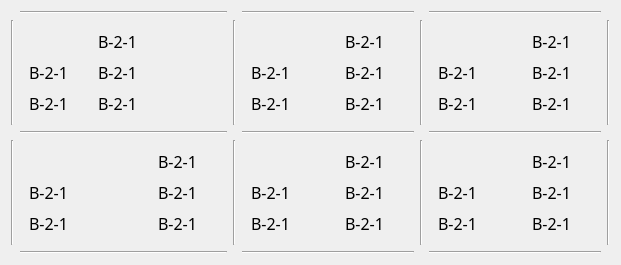
   <widget class="QWidget" name="gridWidget_2" native="true">
    <property name="geometry">
     <rect>
      <x>650</x>
      <y>650</y>
      <width>621</width>
      <height>231</height>
     </rect>
    </property>
    <layout class="QGridLayout" name="gridLayout_3">
     <item row="1" column="5">
      <widget class="QWidget" name="gridWidget_7" native="true">
       <layout class="QGridLayout" name="gridLayout_9">
        <item row="1" column="1">
         <widget class="QLabel" name="label1_31">
          <property name="minimumSize">
           <size>
            <width>60</width>
            <height>25</height>
           </size>
          </property>
          <property name="maximumSize">
           <size>
            <width>60</width>
            <height>25</height>
           </size>
          </property>
          <property name="font">
           <font>
            <family>黑体</family>
            <pointsize>12</pointsize>
           </font>
          </property>
          <property name="text">
           <string>B-2-1</string>
          </property>
         </widget>
        </item>
        <item row="1" column="0">
         <widget class="QLabel" name="label1_30">
          <property name="minimumSize">
           <size>
            <width>40</width>
            <height>25</height>
           </size>
          </property>
          <property name="maximumSize">
           <size>
            <width>35</width>
            <height>25</height>
           </size>
          </property>
          <property name="font">
           <font>
            <family>黑体</family>
            <pointsize>12</pointsize>
           </font>
          </property>
          <property name="text">
           <string>B-2-1</string>
          </property>
         </widget>
        </item>
        <item row="2" column="0">
         <widget class="QLabel" name="label1_33">
          <property name="minimumSize">
           <size>
            <width>40</width>
            <height>25</height>
           </size>
          </property>
          <property name="maximumSize">
           <size>
            <width>40</width>
            <height>25</height>
           </size>
          </property>
          <property name="font">
           <font>
            <family>黑体</family>
            <pointsize>12</pointsize>
           </font>
          </property>
          <property name="text">
           <string>B-2-1</string>
          </property>
         </widget>
        </item>
        <item row="0" column="1">
         <widget class="QLabel" name="label1_32">
          <property name="minimumSize">
           <size>
            <width>60</width>
            <height>25</height>
           </size>
          </property>
          <property name="maximumSize">
           <size>
            <width>60</width>
            <height>25</height>
           </size>
          </property>
          <property name="font">
           <font>
            <family>黑体</family>
            <pointsize>12</pointsize>
           </font>
          </property>
          <property name="text">
           <string>B-2-1</string>
          </property>
         </widget>
        </item>
        <item row="2" column="1">
         <widget class="QLabel" name="label1_34">
          <property name="minimumSize">
           <size>
            <width>60</width>
            <height>25</height>
           </size>
          </property>
          <property name="maximumSize">
           <size>
            <width>60</width>
            <height>25</height>
           </size>
          </property>
          <property name="font">
           <font>
            <family>黑体</family>
            <pointsize>12</pointsize>
           </font>
          </property>
          <property name="text">
           <string>B-2-1</string>
          </property>
         </widget>
        </item>
        <item row="0" column="0">
         <layout class="QHBoxLayout" name="horizontalLayout_31">
          <item>
           <spacer name="horizontalSpacer_24">
            <property name="orientation">
             <enum>Qt::Horizontal</enum>
            </property>
            <property name="sizeHint" stdset="0">
             <size>
              <width>40</width>
              <height>20</height>
             </size>
            </property>
           </spacer>
          </item>
          <item>
           <widget class="QLabel" name="label_5">
            <property name="minimumSize">
             <size>
              <width>23</width>
              <height>23</height>
             </size>
            </property>
            <property name="maximumSize">
             <size>
              <width>23</width>
              <height>23</height>
             </size>
            </property>
            <property name="styleSheet">
             <string notr="true">border-image: url(:/img/false.png);</string>
            </property>
            <property name="text">
             <string/>
            </property>
           </widget>
          </item>
         </layout>
        </item>
       </layout>
      </widget>
     </item>
     <item row="1" column="3">
      <widget class="QWidget" name="gridWidget_8" native="true">
       <layout class="QGridLayout" name="gridLayout_10">
        <item row="1" column="0">
         <widget class="QLabel" name="label1_35">
          <property name="minimumSize">
           <size>
            <width>40</width>
            <height>25</height>
           </size>
          </property>
          <property name="maximumSize">
           <size>
            <width>35</width>
            <height>25</height>
           </size>
          </property>
          <property name="font">
           <font>
            <family>黑体</family>
            <pointsize>12</pointsize>
           </font>
          </property>
          <property name="text">
           <string>B-2-1</string>
          </property>
         </widget>
        </item>
        <item row="1" column="1">
         <widget class="QLabel" name="label1_36">
          <property name="minimumSize">
           <size>
            <width>60</width>
            <height>25</height>
           </size>
          </property>
          <property name="maximumSize">
           <size>
            <width>60</width>
            <height>25</height>
           </size>
          </property>
          <property name="font">
           <font>
            <family>黑体</family>
            <pointsize>12</pointsize>
           </font>
          </property>
          <property name="text">
           <string>B-2-1</string>
          </property>
         </widget>
        </item>
        <item row="0" column="1">
         <widget class="QLabel" name="label1_37">
          <property name="minimumSize">
           <size>
            <width>60</width>
            <height>25</height>
           </size>
          </property>
          <property name="maximumSize">
           <size>
            <width>60</width>
            <height>25</height>
           </size>
          </property>
          <property name="font">
           <font>
            <family>黑体</family>
            <pointsize>12</pointsize>
           </font>
          </property>
          <property name="text">
           <string>B-2-1</string>
          </property>
         </widget>
        </item>
        <item row="2" column="0">
         <widget class="QLabel" name="label1_39">
          <property name="minimumSize">
           <size>
            <width>40</width>
            <height>25</height>
           </size>
          </property>
          <property name="maximumSize">
           <size>
            <width>40</width>
            <height>25</height>
           </size>
          </property>
          <property name="font">
           <font>
            <family>黑体</family>
            <pointsize>12</pointsize>
           </font>
          </property>
          <property name="text">
           <string>B-2-1</string>
          </property>
         </widget>
        </item>
        <item row="2" column="1">
         <widget class="QLabel" name="label1_40">
          <property name="minimumSize">
           <size>
            <width>60</width>
            <height>25</height>
           </size>
          </property>
          <property name="maximumSize">
           <size>
            <width>60</width>
            <height>25</height>
           </size>
          </property>
          <property name="font">
           <font>
            <family>黑体</family>
            <pointsize>12</pointsize>
           </font>
          </property>
          <property name="text">
           <string>B-2-1</string>
          </property>
         </widget>
        </item>
        <item row="0" column="0">
         <layout class="QHBoxLayout" name="horizontalLayout_32">
          <item>
           <spacer name="horizontalSpacer_25">
            <property name="orientation">
             <enum>Qt::Horizontal</enum>
            </property>
            <property name="sizeHint" stdset="0">
             <size>
              <width>40</width>
              <height>20</height>
             </size>
            </property>
           </spacer>
          </item>
          <item>
           <widget class="QLabel" name="label_4">
            <property name="minimumSize">
             <size>
              <width>23</width>
              <height>23</height>
             </size>
            </property>
            <property name="maximumSize">
             <size>
              <width>23</width>
              <height>23</height>
             </size>
            </property>
            <property name="styleSheet">
             <string notr="true">border-image: url(:/img/false.png);</string>
            </property>
            <property name="text">
             <string/>
            </property>
           </widget>
          </item>
         </layout>
        </item>
       </layout>
      </widget>
     </item>
     <item row="3" column="1">
      <widget class="QWidget" name="gridWidget_12" native="true">
       <layout class="QGridLayout" name="gridLayout_14">
        <item row="1" column="0">
         <widget class="QLabel" name="label1_61">
          <property name="minimumSize">
           <size>
            <width>40</width>
            <height>25</height>
           </size>
          </property>
          <property name="maximumSize">
           <size>
            <width>35</width>
            <height>25</height>
           </size>
          </property>
          <property name="font">
           <font>
            <family>黑体</family>
            <pointsize>12</pointsize>
           </font>
          </property>
          <property name="text">
           <string>B-2-1</string>
          </property>
         </widget>
        </item>
        <item row="1" column="1">
         <widget class="QLabel" name="label1_62">
          <property name="minimumSize">
           <size>
            <width>60</width>
            <height>25</height>
           </size>
          </property>
          <property name="maximumSize">
           <size>
            <width>60</width>
            <height>25</height>
           </size>
          </property>
          <property name="font">
           <font>
            <family>黑体</family>
            <pointsize>12</pointsize>
           </font>
          </property>
          <property name="text">
           <string>B-2-1</string>
          </property>
         </widget>
        </item>
        <item row="0" column="1">
         <widget class="QLabel" name="label1_63">
          <property name="minimumSize">
           <size>
            <width>60</width>
            <height>25</height>
           </size>
          </property>
          <property name="maximumSize">
           <size>
            <width>60</width>
            <height>25</height>
           </size>
          </property>
          <property name="font">
           <font>
            <family>黑体</family>
            <pointsize>12</pointsize>
           </font>
          </property>
          <property name="text">
           <string>B-2-1</string>
          </property>
         </widget>
        </item>
        <item row="2" column="0">
         <widget class="QLabel" name="label1_64">
          <property name="minimumSize">
           <size>
            <width>40</width>
            <height>25</height>
           </size>
          </property>
          <property name="maximumSize">
           <size>
            <width>40</width>
            <height>25</height>
           </size>
          </property>
          <property name="font">
           <font>
            <family>黑体</family>
            <pointsize>12</pointsize>
           </font>
          </property>
          <property name="text">
           <string>B-2-1</string>
          </property>
         </widget>
        </item>
        <item row="2" column="1">
         <widget class="QLabel" name="label1_65">
          <property name="minimumSize">
           <size>
            <width>60</width>
            <height>25</height>
           </size>
          </property>
          <property name="maximumSize">
           <size>
            <width>60</width>
            <height>25</height>
           </size>
          </property>
          <property name="font">
           <font>
            <family>黑体</family>
            <pointsize>12</pointsize>
           </font>
          </property>
          <property name="text">
           <string>B-2-1</string>
          </property>
         </widget>
        </item>
        <item row="0" column="0">
         <layout class="QHBoxLayout" name="horizontalLayout_37">
          <item>
           <spacer name="horizontalSpacer_33">
            <property name="orientation">
             <enum>Qt::Horizontal</enum>
            </property>
            <property name="sizeHint" stdset="0">
             <size>
              <width>40</width>
              <height>20</height>
             </size>
            </property>
           </spacer>
          </item>
          <item>
           <widget class="QLabel" name="label_16">
            <property name="minimumSize">
             <size>
              <width>23</width>
              <height>23</height>
             </size>
            </property>
            <property name="maximumSize">
             <size>
              <width>23</width>
              <height>23</height>
             </size>
            </property>
            <property name="styleSheet">
             <string notr="true">border-image: url(:/img/false.png);</string>
            </property>
            <property name="text">
             <string/>
            </property>
           </widget>
          </item>
         </layout>
        </item>
       </layout>
      </widget>
     </item>
     <item row="1" column="1">
      <widget class="QWidget" name="gridWidget_11" native="true">
       <layout class="QGridLayout" name="gridLayout_13">
        <item row="1" column="0">
         <widget class="QLabel" name="label1_56">
          <property name="minimumSize">
           <size>
            <width>40</width>
            <height>25</height>
           </size>
          </property>
          <property name="maximumSize">
           <size>
            <width>35</width>
            <height>25</height>
           </size>
          </property>
          <property name="font">
           <font>
            <family>黑体</family>
            <pointsize>12</pointsize>
           </font>
          </property>
          <property name="text">
           <string>B-2-1</string>
          </property>
         </widget>
        </item>
        <item row="1" column="1">
         <widget class="QLabel" name="label1_57">
          <property name="minimumSize">
           <size>
            <width>120</width>
            <height>25</height>
           </size>
          </property>
          <property name="maximumSize">
           <size>
            <width>60</width>
            <height>25</height>
           </size>
          </property>
          <property name="font">
           <font>
            <family>黑体</family>
            <pointsize>12</pointsize>
           </font>
          </property>
          <property name="text">
           <string>B-2-1</string>
          </property>
         </widget>
        </item>
        <item row="0" column="1">
         <widget class="QLabel" name="label1_58">
          <property name="minimumSize">
           <size>
            <width>120</width>
            <height>25</height>
           </size>
          </property>
          <property name="maximumSize">
           <size>
            <width>60</width>
            <height>25</height>
           </size>
          </property>
          <property name="font">
           <font>
            <family>黑体</family>
            <pointsize>12</pointsize>
           </font>
          </property>
          <property name="text">
           <string>B-2-1</string>
          </property>
         </widget>
        </item>
        <item row="2" column="0">
         <widget class="QLabel" name="label1_59">
          <property name="minimumSize">
           <size>
            <width>40</width>
            <height>25</height>
           </size>
          </property>
          <property name="maximumSize">
           <size>
            <width>40</width>
            <height>25</height>
           </size>
          </property>
          <property name="font">
           <font>
            <family>黑体</family>
            <pointsize>12</pointsize>
           </font>
          </property>
          <property name="text">
           <string>B-2-1</string>
          </property>
         </widget>
        </item>
        <item row="2" column="1">
         <widget class="QLabel" name="label1_60">
          <property name="minimumSize">
           <size>
            <width>120</width>
            <height>25</height>
           </size>
          </property>
          <property name="maximumSize">
           <size>
            <width>60</width>
            <height>25</height>
           </size>
          </property>
          <property name="font">
           <font>
            <family>黑体</family>
            <pointsize>12</pointsize>
           </font>
          </property>
          <property name="text">
           <string>B-2-1</string>
          </property>
         </widget>
        </item>
        <item row="0" column="0">
         <layout class="QHBoxLayout" name="horizontalLayout_36">
          <item>
           <spacer name="horizontalSpacer_32">
            <property name="orientation">
             <enum>Qt::Horizontal</enum>
            </property>
            <property name="sizeHint" stdset="0">
             <size>
              <width>40</width>
              <height>20</height>
             </size>
            </property>
           </spacer>
          </item>
          <item>
           <widget class="QLabel" name="label_3">
            <property name="minimumSize">
             <size>
              <width>23</width>
              <height>23</height>
             </size>
            </property>
            <property name="maximumSize">
             <size>
              <width>23</width>
              <height>23</height>
             </size>
            </property>
            <property name="styleSheet">
             <string notr="true">border-image: url(:/img/false.png);</string>
            </property>
            <property name="text">
             <string/>
            </property>
           </widget>
          </item>
         </layout>
        </item>
       </layout>
      </widget>
     </item>
     <item row="3" column="3">
      <widget class="QWidget" name="gridWidget_9" native="true">
       <layout class="QGridLayout" name="gridLayout_11">
        <item row="1" column="0">
         <widget class="QLabel" name="label1_41">
          <property name="minimumSize">
           <size>
            <width>40</width>
            <height>25</height>
           </size>
          </property>
          <property name="maximumSize">
           <size>
            <width>35</width>
            <height>25</height>
           </size>
          </property>
          <property name="font">
           <font>
            <family>黑体</family>
            <pointsize>12</pointsize>
           </font>
          </property>
          <property name="text">
           <string>B-2-1</string>
          </property>
         </widget>
        </item>
        <item row="1" column="1">
         <widget class="QLabel" name="label1_42">
          <property name="minimumSize">
           <size>
            <width>60</width>
            <height>25</height>
           </size>
          </property>
          <property name="maximumSize">
           <size>
            <width>60</width>
            <height>25</height>
           </size>
          </property>
          <property name="font">
           <font>
            <family>黑体</family>
            <pointsize>12</pointsize>
           </font>
          </property>
          <property name="text">
           <string>B-2-1</string>
          </property>
         </widget>
        </item>
        <item row="0" column="1">
         <widget class="QLabel" name="label1_43">
          <property name="minimumSize">
           <size>
            <width>60</width>
            <height>25</height>
           </size>
          </property>
          <property name="maximumSize">
           <size>
            <width>60</width>
            <height>25</height>
           </size>
          </property>
          <property name="font">
           <font>
            <family>黑体</family>
            <pointsize>12</pointsize>
           </font>
          </property>
          <property name="text">
           <string>B-2-1</string>
          </property>
         </widget>
        </item>
        <item row="2" column="0">
         <widget class="QLabel" name="label1_44">
          <property name="minimumSize">
           <size>
            <width>40</width>
            <height>25</height>
           </size>
          </property>
          <property name="maximumSize">
           <size>
            <width>40</width>
            <height>25</height>
           </size>
          </property>
          <property name="font">
           <font>
            <family>黑体</family>
            <pointsize>12</pointsize>
           </font>
          </property>
          <property name="text">
           <string>B-2-1</string>
          </property>
         </widget>
        </item>
        <item row="2" column="1">
         <widget class="QLabel" name="label1_45">
          <property name="minimumSize">
           <size>
            <width>60</width>
            <height>25</height>
           </size>
          </property>
          <property name="maximumSize">
           <size>
            <width>60</width>
            <height>25</height>
           </size>
          </property>
          <property name="font">
           <font>
            <family>黑体</family>
            <pointsize>12</pointsize>
           </font>
          </property>
          <property name="text">
           <string>B-2-1</string>
          </property>
         </widget>
        </item>
        <item row="0" column="0">
         <layout class="QHBoxLayout" name="horizontalLayout_33">
          <item>
           <spacer name="horizontalSpacer_26">
            <property name="orientation">
             <enum>Qt::Horizontal</enum>
            </property>
            <property name="sizeHint" stdset="0">
             <size>
              <width>40</width>
              <height>20</height>
             </size>
            </property>
           </spacer>
          </item>
          <item>
           <widget class="QLabel" name="label_6">
            <property name="minimumSize">
             <size>
              <width>23</width>
              <height>23</height>
             </size>
            </property>
            <property name="maximumSize">
             <size>
              <width>23</width>
              <height>23</height>
             </size>
            </property>
            <property name="styleSheet">
             <string notr="true">border-image: url(:/img/false.png);</string>
            </property>
            <property name="text">
             <string/>
            </property>
           </widget>
          </item>
         </layout>
        </item>
       </layout>
      </widget>
     </item>
     <item row="3" column="5">
      <widget class="QWidget" name="gridWidget_7" native="true">
       <layout class="QGridLayout" name="gridLayout_8">
        <item row="1" column="0">
         <widget class="QLabel" name="label1_51">
          <property name="minimumSize">
           <size>
            <width>40</width>
            <height>25</height>
           </size>
          </property>
          <property name="maximumSize">
           <size>
            <width>35</width>
            <height>25</height>
           </size>
          </property>
          <property name="font">
           <font>
            <family>黑体</family>
            <pointsize>12</pointsize>
           </font>
          </property>
          <property name="text">
           <string>B-2-1</string>
          </property>
         </widget>
        </item>
        <item row="1" column="1">
         <widget class="QLabel" name="label1_52">
          <property name="minimumSize">
           <size>
            <width>60</width>
            <height>25</height>
           </size>
          </property>
          <property name="maximumSize">
           <size>
            <width>60</width>
            <height>25</height>
           </size>
          </property>
          <property name="font">
           <font>
            <family>黑体</family>
            <pointsize>12</pointsize>
           </font>
          </property>
          <property name="text">
           <string>B-2-1</string>
          </property>
         </widget>
        </item>
        <item row="0" column="1">
         <widget class="QLabel" name="label1_53">
          <property name="minimumSize">
           <size>
            <width>60</width>
            <height>25</height>
           </size>
          </property>
          <property name="maximumSize">
           <size>
            <width>60</width>
            <height>25</height>
           </size>
          </property>
          <property name="font">
           <font>
            <family>黑体</family>
            <pointsize>12</pointsize>
           </font>
          </property>
          <property name="text">
           <string>B-2-1</string>
          </property>
         </widget>
        </item>
        <item row="2" column="0">
         <widget class="QLabel" name="label1_54">
          <property name="minimumSize">
           <size>
            <width>40</width>
            <height>25</height>
           </size>
          </property>
          <property name="maximumSize">
           <size>
            <width>40</width>
            <height>25</height>
           </size>
          </property>
          <property name="font">
           <font>
            <family>黑体</family>
            <pointsize>12</pointsize>
           </font>
          </property>
          <property name="text">
           <string>B-2-1</string>
          </property>
         </widget>
        </item>
        <item row="2" column="1">
         <widget class="QLabel" name="label1_55">
          <property name="minimumSize">
           <size>
            <width>60</width>
            <height>25</height>
           </size>
          </property>
          <property name="maximumSize">
           <size>
            <width>60</width>
            <height>25</height>
           </size>
          </property>
          <property name="font">
           <font>
            <family>黑体</family>
            <pointsize>12</pointsize>
           </font>
          </property>
          <property name="text">
           <string>B-2-1</string>
          </property>
         </widget>
        </item>
        <item row="0" column="0">
         <layout class="QHBoxLayout" name="horizontalLayout_35">
          <item>
           <spacer name="horizontalSpacer_28">
            <property name="orientation">
             <enum>Qt::Horizontal</enum>
            </property>
            <property name="sizeHint" stdset="0">
             <size>
              <width>40</width>
              <height>20</height>
             </size>
            </property>
           </spacer>
          </item>
          <item>
           <widget class="QLabel" name="label_20">
            <property name="minimumSize">
             <size>
              <width>23</width>
              <height>23</height>
             </size>
            </property>
            <property name="maximumSize">
             <size>
              <width>23</width>
              <height>23</height>
             </size>
            </property>
            <property name="styleSheet">
             <string notr="true">border-image: url(:/img/false.png);</string>
            </property>
            <property name="text">
             <string/>
            </property>
           </widget>
          </item>
         </layout>
        </item>
       </layout>
      </widget>
     </item>
     <item row="1" column="6">
      <widget class="Line" name="line_31">
       <property name="orientation">
        <enum>Qt::Vertical</enum>
       </property>
      </widget>
     </item>
     <item row="0" column="3">
      <widget class="Line" name="line_32">
       <property name="orientation">
        <enum>Qt::Horizontal</enum>
       </property>
      </widget>
     </item>
     <item row="1" column="2">
      <widget class="Line" name="line_34">
       <property name="orientation">
        <enum>Qt::Vertical</enum>
       </property>
      </widget>
     </item>
     <item row="2" column="3">
      <widget class="Line" name="line_33">
       <property name="orientation">
        <enum>Qt::Horizontal</enum>
       </property>
      </widget>
     </item>
     <item row="4" column="3">
      <widget class="Line" name="line_35">
       <property name="orientation">
        <enum>Qt::Horizontal</enum>
       </property>
      </widget>
     </item>
     <item row="0" column="5">
      <widget class="Line" name="line_28">
       <property name="orientation">
        <enum>Qt::Horizontal</enum>
       </property>
      </widget>
     </item>
     <item row="4" column="5">
      <widget class="Line" name="line_36">
       <property name="orientation">
        <enum>Qt::Horizontal</enum>
       </property>
      </widget>
     </item>
     <item row="1" column="4">
      <widget class="Line" name="line_30">
       <property name="orientation">
        <enum>Qt::Vertical</enum>
       </property>
      </widget>
     </item>
     <item row="3" column="4">
      <widget class="Line" name="line_37">
       <property name="orientation">
        <enum>Qt::Vertical</enum>
       </property>
      </widget>
     </item>
     <item row="3" column="6">
      <widget class="Line" name="line_38">
       <property name="orientation">
        <enum>Qt::Vertical</enum>
       </property>
      </widget>
     </item>
     <item row="2" column="5">
      <widget class="Line" name="line_29">
       <property name="orientation">
        <enum>Qt::Horizontal</enum>
       </property>
      </widget>
     </item>
     <item row="1" column="0">
      <widget class="Line" name="line_39">
       <property name="orientation">
        <enum>Qt::Vertical</enum>
       </property>
      </widget>
     </item>
     <item row="3" column="0">
      <widget class="Line" name="line_40">
       <property name="orientation">
        <enum>Qt::Vertical</enum>
       </property>
      </widget>
     </item>
     <item row="4" column="1">
      <widget class="Line" name="line_43">
       <property name="orientation">
        <enum>Qt::Horizontal</enum>
       </property>
      </widget>
     </item>
     <item row="0" column="1">
      <widget class="Line" name="line_41">
       <property name="orientation">
        <enum>Qt::Horizontal</enum>
       </property>
      </widget>
     </item>
     <item row="2" column="1">
      <widget class="Line" name="line_42">
       <property name="orientation">
        <enum>Qt::Horizontal</enum>
       </property>
      </widget>
     </item>
     <item row="3" column="2">
      <widget class="Line" name="line_44">
       <property name="orientation">
        <enum>Qt::Vertical</enum>
       </property>
      </widget>
     </item>
    </layout>
   </widget>
